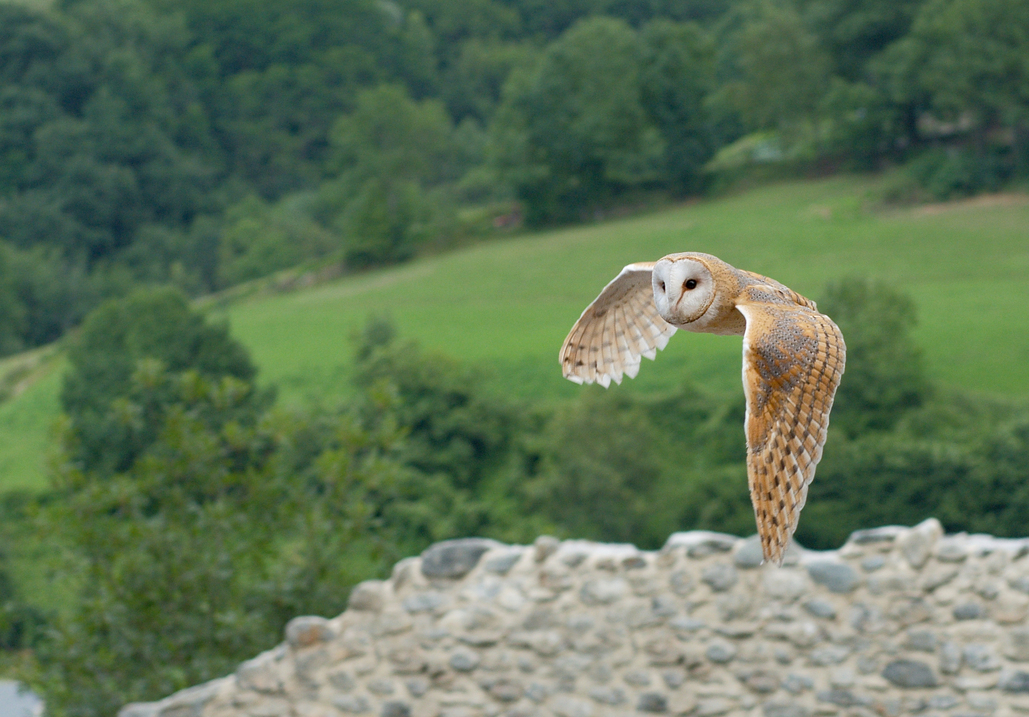
#> input picture ts.jpg, 1029 x 717 px
$ python smartcrop.py   (older library calls are emulated)
#> lines starting #> are read from the running program, lines starting #| are printed output that depends on the picture
#> further down, im is the input picture: PIL image 1029x717 RGB; mean R, G, B 95, 115.8, 87.3
import Image, ImageFile, math
#from ImageEnhance import Color
#import os, sys


def image_entropy(im):
    """From Reddit: Calculate the entropy of an image"""
    hist = im.histogram()
    hist_size = sum(hist)
    hist = [float(h) / hist_size for h in hist]
    entropy = -sum([p * math.log(p, 2) for p in hist if p != 0])
    return entropy

def square_image(im, requested_size, opts):
    """From Reddit: if the image is taller than it is wide, square it off. determine
    which pieces to cut off based on the entropy pieces.

    This version is improved as it squares images that are wider than it is tall.
    """
    if 'autosquare' in opts:
        x,y = im.size
#> x = 1029; y = 717

        # if the image is taller than it is wide:
        if y > x:
            while y > x:
                #slice 10px at a time until square
                slice_height = min(y - x, 10)

                bottom = im.crop((0, y - slice_height, x, y))
                top = im.crop((0, 0, x, slice_height))

                #remove the slice with the least entropy
                if image_entropy(bottom) < image_entropy(top):
                    im = im.crop((0, 0, x, y - slice_height))
                else:
                    im = im.crop((0, slice_height, x, y))

                x,y = im.size

        # If the image is wider than it is tall
        else:
            while y < x:
                #slice 10px at a time until square
                slice_width = min(x - y, 10)

                left = im.crop((0,0, y, slice_width))
                right = im.crop((0,y - slice_width, x, y))

                #remove the slice with the least entropy
                if image_entropy(left) < image_entropy(right):
                    im = im.crop((0, 0, x - slice_width, y))
                else:
                    im = im.crop((slice_width, 0, x, y))

                x,y = im.size
#> this loop made 32 passes
#> pass 1, in square_image, `im = im.crop((0, 0, x - slice_width, y))`:
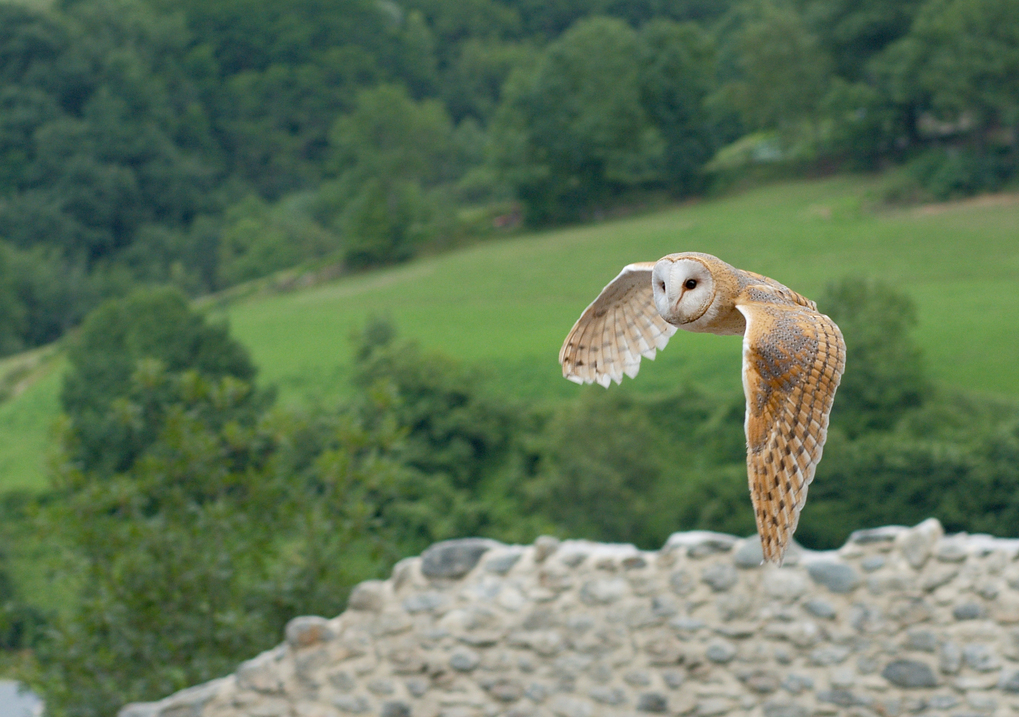
#> im: PIL image 1019x717 RGB; mean R, G, B 95, 115.7, 87.3
#> pass 2, in square_image, `im = im.crop((0, 0, x - slice_width, y))`:
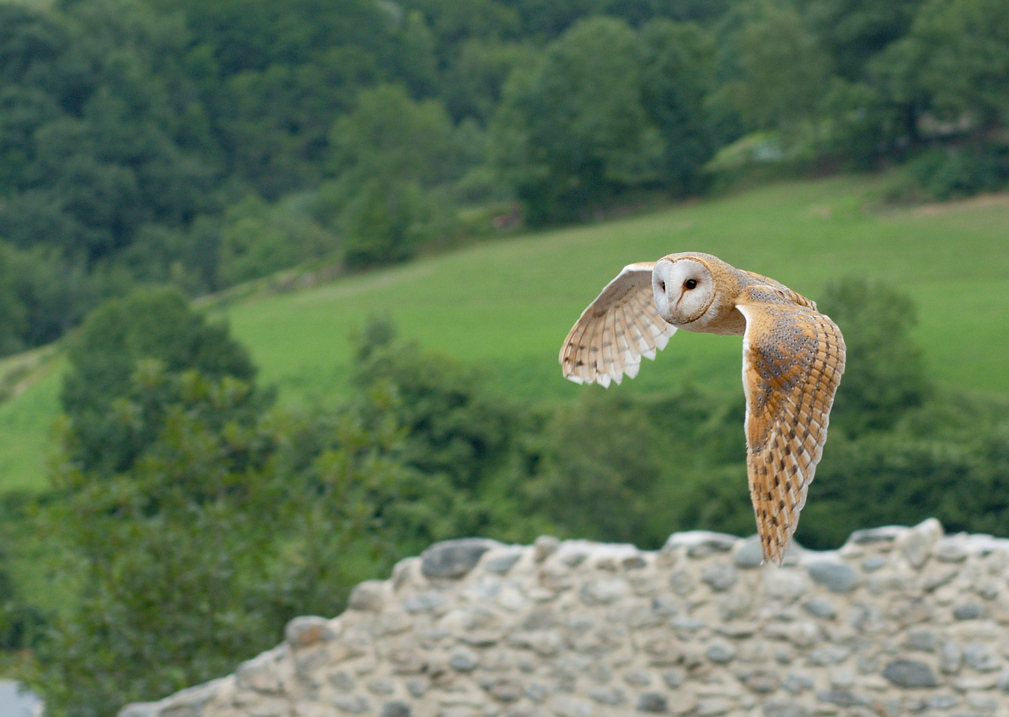
#> im: PIL image 1009x717 RGB; mean R, G, B 94.9, 115.7, 87.2
#> pass 3, in square_image, `im = im.crop((0, 0, x - slice_width, y))`:
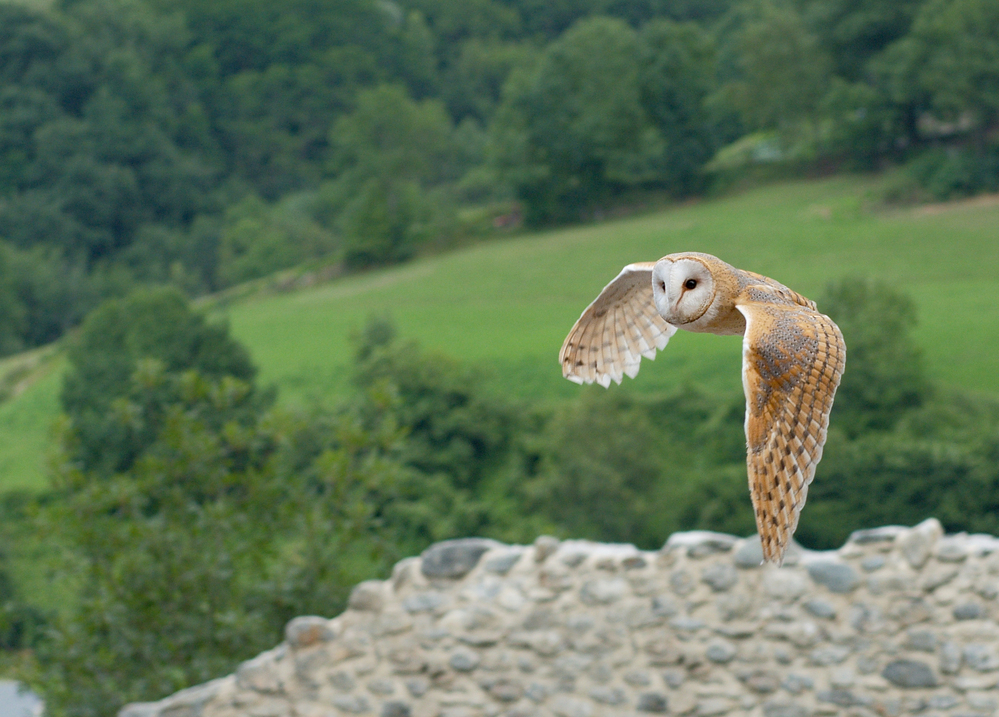
#> im: PIL image 999x717 RGB; mean R, G, B 94.8, 115.6, 87.2
#> after the loop:
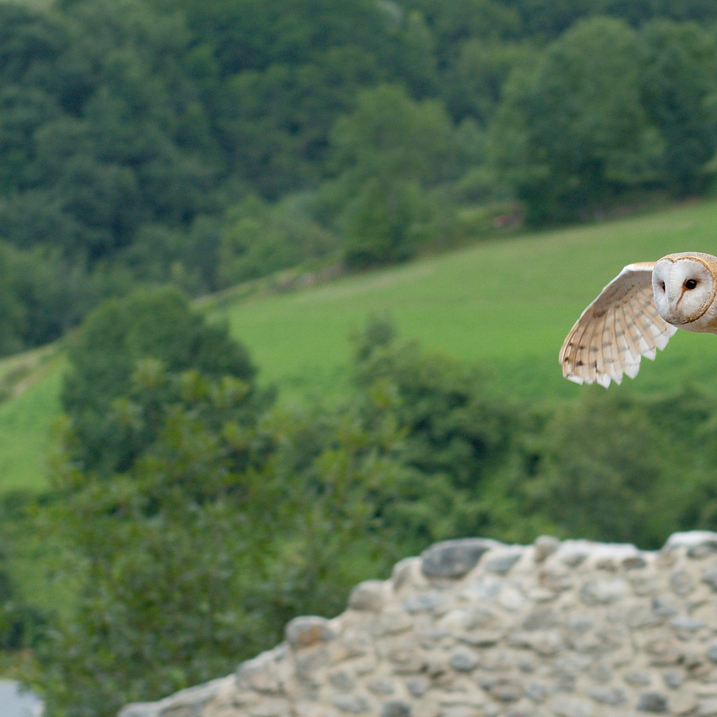
#> im: PIL image 717x717 RGB; mean R, G, B 89.6, 112.6, 84

        im = im.resize(requested_size, resample=Image.ANTIALIAS)
#> im: PIL image 500x500 RGB

    return im

im = Image.open('ts.jpg')
cropped = square_image(im, [500, 500], ['autosquare'])
cropped.show()
